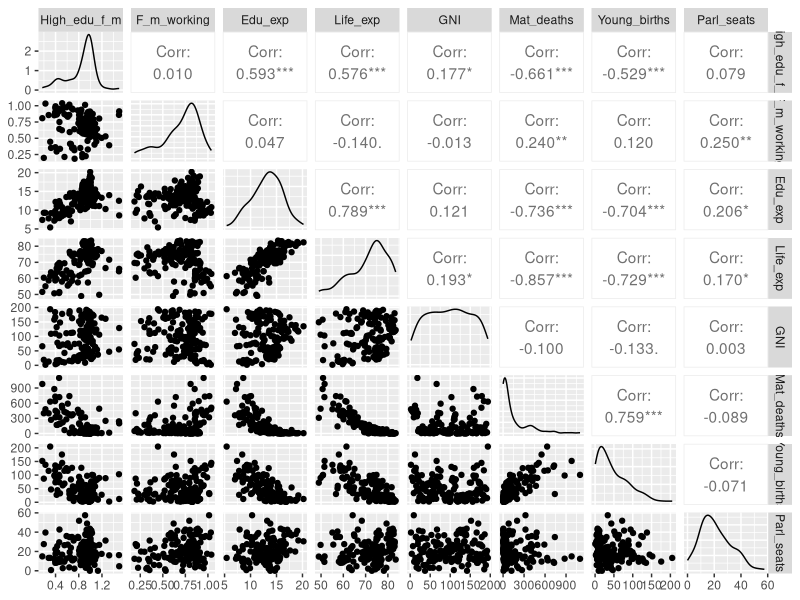
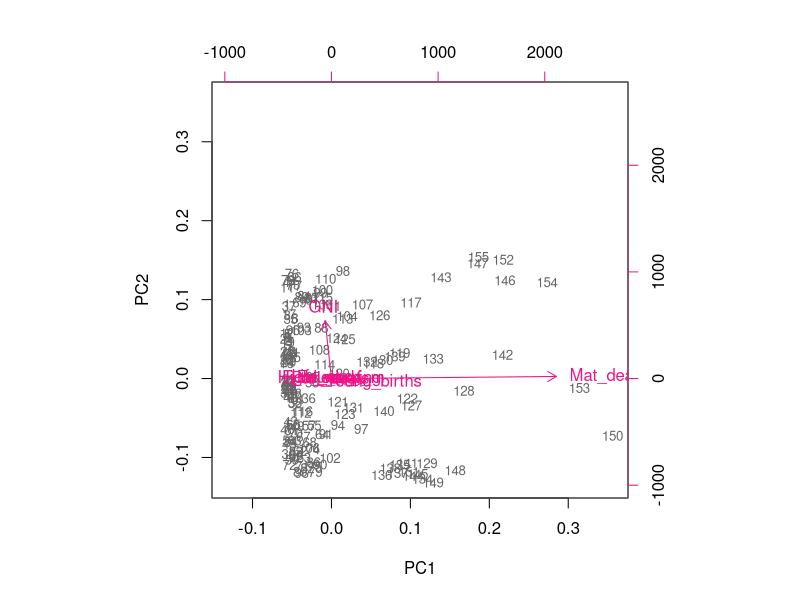
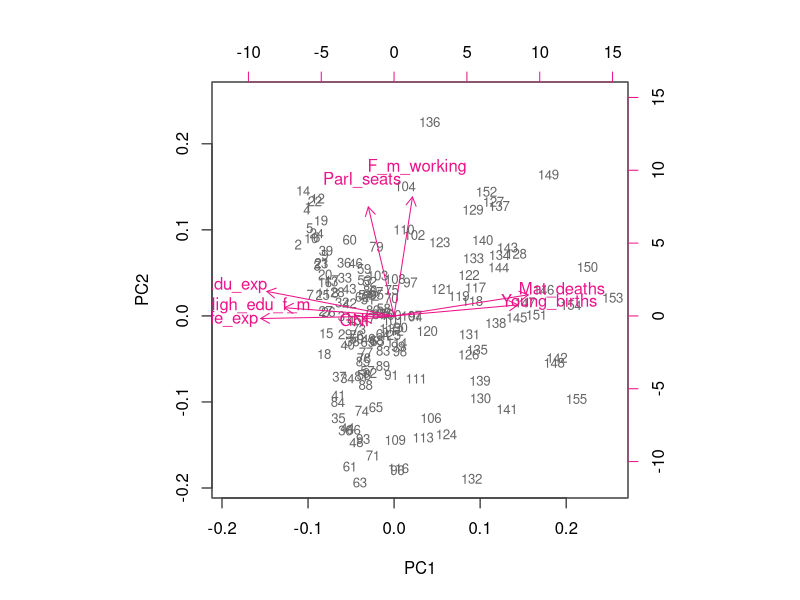
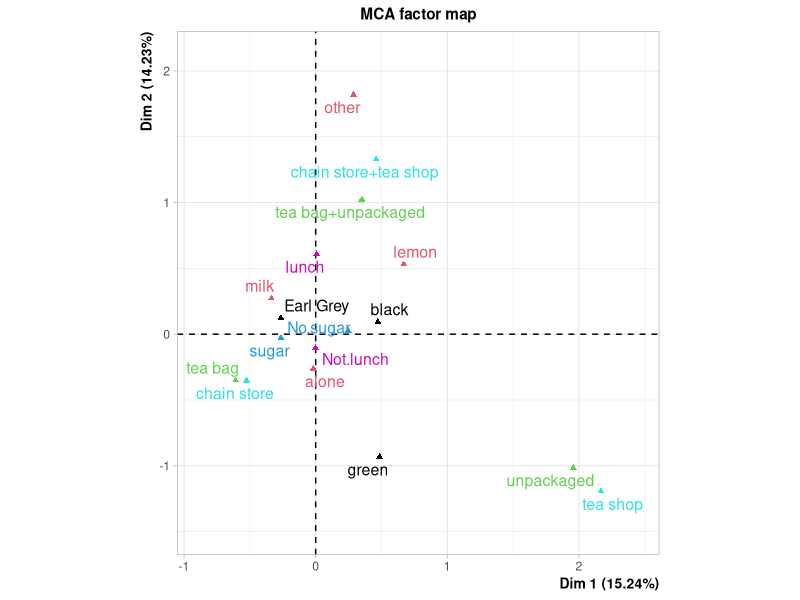

Recreate these plots in R, in order.
## ---- chunk 1
setwd("C:/Users/Jonas/Documents/GitHub/IODS-project/data/")
human <- read.table("human.csv", sep = ",", header = TRUE)
str(human)
dim(human)
## ---- chunk 2
summary(human)
## ---- chunk 3
library(GGally) 
library(dplyr) 
library(corrplot)
ggpairs(human)
## ---- chunk 4
pca_human <- prcomp(human)
pca_human
summary(pca_human)
biplot(pca_human, choices = 1:2, cex = c(0.8, 1), col= c("grey40", "deeppink2"))
## ---- chunk 5
human.std <- scale(human)
pca_human2 <- prcomp(human.std)
pca_human2
summary(pca_human2)
biplot(pca_human2, choices= 1:2, cex = c(0.8, 1), col= c("grey40", "deeppink2"))
## ---- chunk 6
library(FactoMineR)
library(tidyr)
library(ggplot2)
data(tea)
dim(tea)
str(tea)
## ---- chunk 7
keep_columns <- c("Tea", "How", "how", "sugar", "where", "lunch")
tea_time <-
   dplyr::select(tea, one_of(keep_columns))
summary(tea_time)
str(tea_time)

## ---- chunk 8
mca <- MCA(tea_time, graph = FALSE)
summary(mca)
plot(mca, invisible=c("ind"), habillage = "quali")
